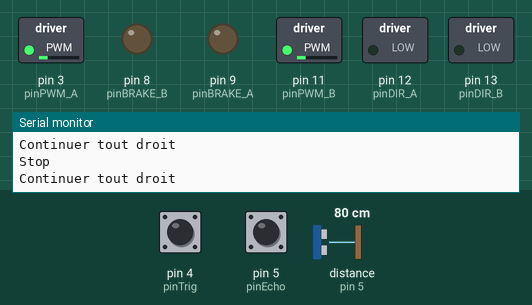
Bench run of a sketch on a simulated Arduino Uno, built with avr-gcc and run on an emulated ATmega328P. On the bench: switched loads named in the sketch (green lamp = pin HIGH), output pins drawn as LEDs (lit = HIGH), the last lines printed to the serial monitor. The inputs (shaded band) are chosen by the test bench; at power-on: pin 4 (pinTrig) LOW, pin 5 (pinEcho) LOW, distance to the obstacle (sensor on pin 5) 80 cm. The echo pulse lasts 58.3 µs per cm.

Above: at 1.2 s.
1.3 s: pin 4 (pinTrig) driven HIGH
At 2.8 s:
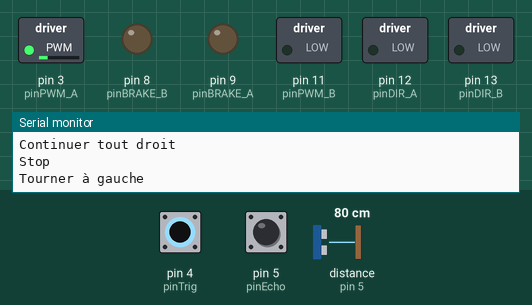
5.4 s: pin 4 (pinTrig) driven LOW
At 6.8 s:
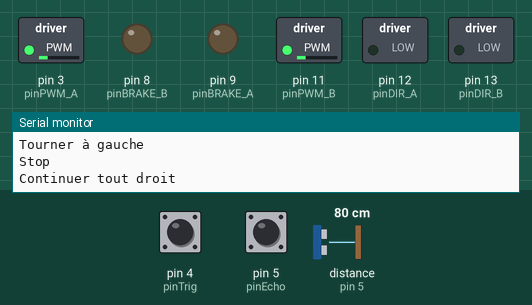
9.5 s: pin 5 (pinEcho) driven HIGH
At 10.5 s:
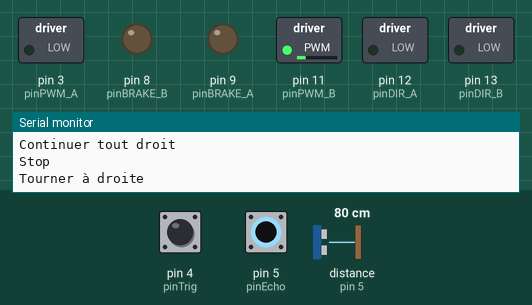
13.6 s: pin 5 (pinEcho) driven LOW
At 14.8 s:
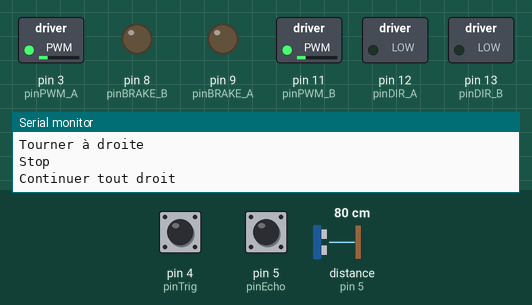
17.7 s: pin 5 (pinEcho) pulsed HIGH 2 times (0.12 s each, 0.3 s apart)
At 19.5 s:
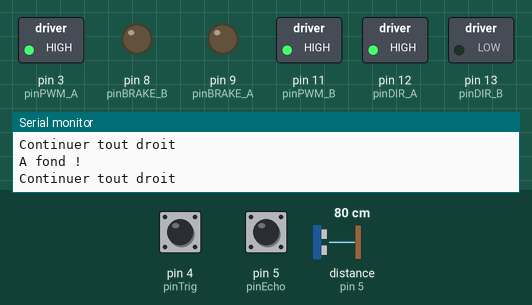
22.4 s: pin 4 (pinTrig) pulsed HIGH 5 times (0.12 s each, 0.3 s apart)
Timing chart, 0 to 29.0 s (numbered marks = the images above; inputs shaded):
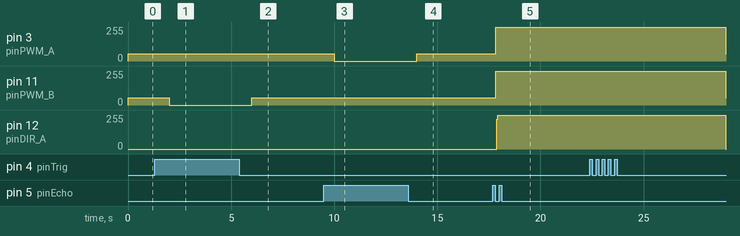

Measured:
- after the input at 1.3 s, pin 11 (pinPWM_B): 55/255 → 0/255 after 0.70 s
- after the input at 5.4 s, pin 11 (pinPWM_B): 0/255 → 55/255 after 0.60 s
- after the input at 9.5 s, pin 3 (pinPWM_A): 55/255 → 0/255 after 0.50 s
- after the input at 13.6 s, pin 3 (pinPWM_A): 0/255 → 55/255 after 0.41 s
- after the input at 17.7 s, pin 3 (pinPWM_A), pin 11 (pinPWM_B): 55/255 → 255/255 after 0.13 s; pin 12 (pinDIR_A): 0/255 → 255/255 after 0.17 s
- after the input at 22.4 s, pin 3 (pinPWM_A), pin 11 (pinPWM_B): 255/255 → 55/255 after 6.6 s; pin 12 (pinDIR_A): 255/255 → 0/255 after 6.6 s

The sketch:

Obstacle_et_suiveur_de_ligne.ino
```cpp
/*

Code pour le suiveur
de ligne et la détection
d'obstacle

*/

#include <SPI.h>
#include <MFRC522.h>

#define SS_PIN  10
#define RST_PIN 9
MFRC522 rfid(SS_PIN, RST_PIN); // appel de la classe
const int Buzzer = 666;

const int pinPWM_A = 3;      // Broche pour la vitesse du moteur A
const int pinPWM_B = 11;      // Broche pour la vitesse du moteur B
const int pinDIR_A = 12;      // Broche pour le sens du moteur A
const int pinDIR_B = 13;      // Broche pour le sens du moteur B
const int pinBRAKE_A = 9;    // Broche pour le freinage du moteur A
const int pinBRAKE_B = 8;    // Broche pour le freinage du moteur B

const int pinTrig = 4;      // Broche pour la commande d'émission des ultrasons
const int pinEcho = 5;      // Broche pour le signal de retour du capteur
int distance = 0;           // Variable utilisée pour stocker la distance mesurée
int IN1 = 4; //Pin pour Le Capteur Gauche
int IN4 = 5; //Pin pour Le Capteur Droite
int GA=12,GB=3,DA=13,DB=11;

void setup() {
  pinMode(pinPWM_A,OUTPUT);     // Toutes les broches sont configurées en mode sortie (OUTPUT)
  pinMode(pinPWM_B,OUTPUT);
  pinMode(pinDIR_A,OUTPUT);
  pinMode(pinDIR_B,OUTPUT);
  pinMode(pinBRAKE_A,OUTPUT);
  pinMode(pinBRAKE_B,OUTPUT);

  pinMode(pinTrig,OUTPUT);     // la broche de commande est une sortie (OUTPUT), on envoie un signal
  pinMode(pinEcho,INPUT);      // la broche de retour est une entrée (INPUT), on reçoit un signal
  pinMode(IN1,INPUT);
  pinMode(IN4,INPUT);
  pinMode(DA,OUTPUT);
  pinMode(DB,OUTPUT);
  pinMode(GA,OUTPUT);
  pinMode(GB,OUTPUT);
  Serial.begin(9600);          // Démarrage de la communication série visualisable dans Outils/Moniteur série (Ctrl+Maj+M)
}
void d() //Fonction qui permet au robot de tourner a droite
        {
      digitalWrite(DA,LOW);
      analogWrite(DB,55);
      analogWrite(GA,55);
      digitalWrite(GB,LOW);
         }
         void g() //Fonction qui permet au robot de tourner a gauche
{
      analogWrite(DA,55);
      digitalWrite(DB,LOW);
      digitalWrite(GA,LOW);
      analogWrite(GB,55);
}
         void av() //Fonction qui permet au robot de continuer tout droit
         {
          digitalWrite(DA,LOW);
          analogWrite(DB,55);
          digitalWrite(GA,LOW);
          analogWrite(GB,55);
         }


void loop()
{
   int in1_val = digitalRead(IN1);
          int in4_val = digitalRead(IN4);
          if ((in1_val) && ( ! in4_val))

          {
            Serial.println("Tourner à gauche");
            g();
          }

          else if (( ! in1_val) && (in4_val))

          {
          Serial.println("Tourner à droite");
          d();
          }
          else //Si les conditions plus haut ne s'appliquent pas, continuer tout droit
          {
          Serial.println("Continuer tout droit");
          av();
          }
  distance = mesurerDistance();
  if (distance>40){
    avancerA(255);
    avancerB(255);
    Serial.println("A fond !");
  }
  else if(distance >= 15 && distance <= 40) {
    avancerA(100);
    avancerB(100);
    Serial.println("Doucement");
  }
  else {
    arreter();
    Serial.println("Stop");
  }
  }


int mesurerDistance() {
  long duree = 2;                     // Initialisation de la variable "duree" destinée au stockage du temps d'aller-retour des ultrasons
  digitalWrite(pinTrig,LOW);          // Arrêt des ultrasons (pour être sûr)
  delayMicroseconds(5);               // Pause de 5 µs
  digitalWrite(pinTrig,HIGH);         // Emission des ultrasons
  delayMicroseconds(10);              // Les ultrasons sont émis pendant 10 µs
  digitalWrite(pinTrig,LOW);          // Arrêt des ultrasons
  duree = pulseIn(pinEcho,HIGH);      // Calcul du temps mis par les ultrasons pour faire un aller-retour
  return duree*0.034/2;               // Calcul de la distance à l'obstacle à l'aide de la vitesse du son : 340 m/s soit 0.034 cm/µs
}

//-> A FAIRE : Ecrivez les instructions à exécuter entre les {} en utilisant les fonctions ci-dessous.

/************************************************
 * Fonctions utilisables dans loop() et setup() *
 ************************************************/
void avancerA(int vitesse) {        // Fonction faisant avancer le moteur A
  digitalWrite(pinBRAKE_A,LOW);     // La vitesse doit être comprise entre 0 et 255
  digitalWrite(pinDIR_A,HIGH);      // Exemple d'utilisation : avancerA(255);
  analogWrite(pinPWM_A,vitesse);
}

void avancerB(int vitesse) {        // Fonction faisant avancer le moteur B
  digitalWrite(pinBRAKE_B,LOW);     // La vitesse doit être comprise entre 0 et 255
  digitalWrite(pinDIR_B,LOW);       // Exemple d'utilisation : avancerB(127);
  analogWrite(pinPWM_B,vitesse);
}
void arreter() {                    // Fonction arrêtant les 2 moteurs
  analogWrite(pinPWM_A,0);          // Exemple d'utilisation : arreter();
  analogWrite(pinPWM_B,0);
}
```
